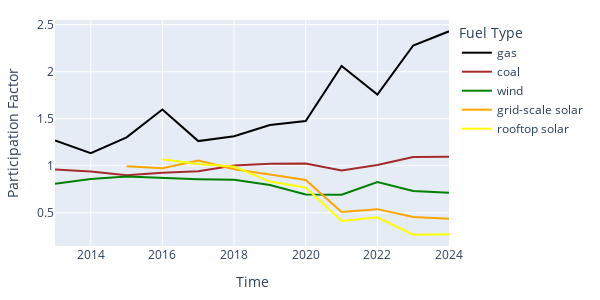
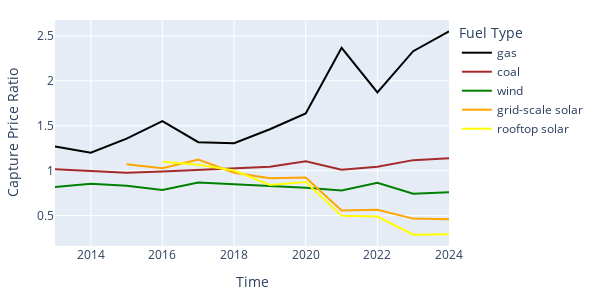

Notebook code for these charts, in order:
### Code cell
metrics = [
    {
        'df': df_pf,
        'title': "Participation Factor",
        'col': "PARTICIPATION_FACTOR",
    },
    {
        'df': df_cr,
        'title': "Capture Price Ratio",
        'col': "CAPTURE_RATIO",
    },
]

for metric in metrics:

    fig = px.line(
        metric['df'].filter(pl.col("FUEL_TYPE").is_in(color_mapping)),
        x="INTERVAL_START",
        y=metric['col'],
        color="FUEL_TYPE",
        color_discrete_map=color_mapping,
        height=300,
        width=600,
        #title=f"{metric['title']} over time by fuel type (whole NEM)",
        labels={
            "FUEL_TYPE": "Fuel Type",
            "INTERVAL_START": "Time",
            metric['col']: metric['title'],
        }
    )

    fig.update_yaxes(range=[0, None])
    fig.for_each_trace(lambda t: t.update(name=t.name
        .replace("solar_gridscale", "grid-scale solar")
        .replace("solar_rooftop", "rooftop solar")
    ))
    
    #fig.update_layout(yaxis_tickformat = '.0%')
    fig.for_each_annotation(lambda a: a.update(text=a.text.split("=")[-1]))
    slug = metric['col'] #metric['title'].replace(' ', '_')
    fig.update_layout(margin=dict(l=20, r=20, t=20, b=20))
    fig.write_image(os.path.join(results_dir, f"{slug}.svg"))
    
    fig.show()

    figures[metric['col']] = fig

### Figure 1 — Plotly figure (JSON) as saved in the notebook; plotly's stock layout.template omitted (floating-point values rounded to 4 significant figures)
{"data": [{"hovertemplate": "Fuel Type=gas<br>Time=%{x}<br>Participation Factor=%{y}<extra></extra>", "legendgroup": "gas", "line": {"color": "black", "dash": "solid"}, "marker": {"symbol": "circle"}, "mode": "lines", "name": "gas", "orientation": "v", "showlegend": true, "type": "scatter", "x": ["2013-01-01T00:00:00.000", "2014-01-01T00:00:00.000", "2015-01-01T00:00:00.000", "2016-01-01T00:00:00.000", "2017-01-01T00:00:00.000", "2018-01-01T00:00:00.000", "2019-01-01T00:00:00.000", "2020-01-01T00:00:00.000", "2021-01-01T00:00:00.000", "2022-01-01T00:00:00.000", "2023-01-01T00:00:00.000", "2024-01-01T00:00:00.000"], "xaxis": "x", "y": [1.268, 1.135, 1.302, 1.597, 1.262, 1.314, 1.434, 1.475, 2.062, 1.758, 2.279, 2.43], "yaxis": "y"}, {"hovertemplate": "Fuel Type=coal<br>Time=%{x}<br>Participation Factor=%{y}<extra></extra>", "legendgroup": "coal", "line": {"color": "brown", "dash": "solid"}, "marker": {"symbol": "circle"}, "mode": "lines", "name": "coal", "orientation": "v", "showlegend": true, "type": "scatter", "x": ["2013-01-01T00:00:00.000", "2014-01-01T00:00:00.000", "2015-01-01T00:00:00.000", "2016-01-01T00:00:00.000", "2017-01-01T00:00:00.000", "2018-01-01T00:00:00.000", "2019-01-01T00:00:00.000", "2020-01-01T00:00:00.000", "2021-01-01T00:00:00.000", "2022-01-01T00:00:00.000", "2023-01-01T00:00:00.000", "2024-01-01T00:00:00.000"], "xaxis": "x", "y": [0.9609, 0.9382, 0.8982, 0.9251, 0.9426, 1.002, 1.021, 1.023, 0.9503, 1.007, 1.093, 1.095], "yaxis": "y"}, {"hovertemplate": "Fuel Type=wind<br>Time=%{x}<br>Participation Factor=%{y}<extra></extra>", "legendgroup": "wind", "line": {"color": "green", "dash": "solid"}, "marker": {"symbol": "circle"}, "mode": "lines", "name": "wind", "orientation": "v", "showlegend": true, "type": "scatter", "x": ["2013-01-01T00:00:00.000", "2014-01-01T00:00:00.000", "2015-01-01T00:00:00.000", "2016-01-01T00:00:00.000", "2017-01-01T00:00:00.000", "2018-01-01T00:00:00.000", "2019-01-01T00:00:00.000", "2020-01-01T00:00:00.000", "2021-01-01T00:00:00.000", "2022-01-01T00:00:00.000", "2023-01-01T00:00:00.000", "2024-01-01T00:00:00.000"], "xaxis": "x", "y": [0.8098, 0.8597, 0.8846, 0.8677, 0.8563, 0.8505, 0.7956, 0.6954, 0.6923, 0.8278, 0.7316, 0.7142], "yaxis": "y"}, {"hovertemplate": "Fuel Type=solar_gridscale<br>Time=%{x}<br>Participation Factor=%{y}<extra></extra>", "legendgroup": "solar_gridscale", "line": {"color": "orange", "dash": "solid"}, "marker": {"symbol": "circle"}, "mode": "lines", "name": "grid-scale solar", "orientation": "v", "showlegend": true, "type": "scatter", "x": ["2014-01-01T00:00:00.000", "2015-01-01T00:00:00.000", "2016-01-01T00:00:00.000", "2017-01-01T00:00:00.000", "2018-01-01T00:00:00.000", "2019-01-01T00:00:00.000", "2020-01-01T00:00:00.000", "2021-01-01T00:00:00.000", "2022-01-01T00:00:00.000", "2023-01-01T00:00:00.000", "2024-01-01T00:00:00.000"], "xaxis": "x", "y": [NaN, 0.9953, 0.9734, 1.055, 0.9633, 0.9079, 0.8496, 0.5094, 0.5387, 0.4546, 0.4362], "yaxis": "y"}, {"hovertemplate": "Fuel Type=solar_rooftop<br>Time=%{x}<br>Participation Factor=%{y}<extra></extra>", "legendgroup": "solar_rooftop", "line": {"color": "yellow", "dash": "solid"}, "marker": {"symbol": "circle"}, "mode": "lines", "name": "rooftop solar", "orientation": "v", "showlegend": true, "type": "scatter", "x": ["2016-01-01T00:00:00.000", "2017-01-01T00:00:00.000", "2018-01-01T00:00:00.000", "2019-01-01T00:00:00.000", "2020-01-01T00:00:00.000", "2021-01-01T00:00:00.000", "2022-01-01T00:00:00.000", "2023-01-01T00:00:00.000", "2024-01-01T00:00:00.000"], "xaxis": "x", "y": [1.07, 1.018, 0.9918, 0.8316, 0.7684, 0.4129, 0.452, 0.2669, 0.2726], "yaxis": "y"}], "layout": {"height": 300, "legend": {"title": {"text": "Fuel Type"}, "tracegroupgap": 0}, "margin": {"b": 20, "l": 20, "r": 20, "t": 20}, "width": 600, "xaxis": {"anchor": "y", "domain": [0, 1], "title": {"text": "Time"}}, "yaxis": {"anchor": "x", "domain": [0, 1], "range": [0, null], "title": {"text": "Participation Factor"}}}}

### Figure 2 — Plotly figure (JSON) as saved in the notebook; plotly's stock layout.template omitted (floating-point values rounded to 4 significant figures)
{"data": [{"hovertemplate": "Fuel Type=gas<br>Time=%{x}<br>Capture Price Ratio=%{y}<extra></extra>", "legendgroup": "gas", "line": {"color": "black", "dash": "solid"}, "marker": {"symbol": "circle"}, "mode": "lines", "name": "gas", "orientation": "v", "showlegend": true, "type": "scatter", "x": ["2013-01-01T00:00:00.000", "2014-01-01T00:00:00.000", "2015-01-01T00:00:00.000", "2016-01-01T00:00:00.000", "2017-01-01T00:00:00.000", "2018-01-01T00:00:00.000", "2019-01-01T00:00:00.000", "2020-01-01T00:00:00.000", "2021-01-01T00:00:00.000", "2022-01-01T00:00:00.000", "2023-01-01T00:00:00.000", "2024-01-01T00:00:00.000"], "xaxis": "x", "y": [1.271, 1.201, 1.357, 1.551, 1.318, 1.306, 1.461, 1.637, 2.367, 1.872, 2.33, 2.551], "yaxis": "y"}, {"hovertemplate": "Fuel Type=coal<br>Time=%{x}<br>Capture Price Ratio=%{y}<extra></extra>", "legendgroup": "coal", "line": {"color": "brown", "dash": "solid"}, "marker": {"symbol": "circle"}, "mode": "lines", "name": "coal", "orientation": "v", "showlegend": true, "type": "scatter", "x": ["2013-01-01T00:00:00.000", "2014-01-01T00:00:00.000", "2015-01-01T00:00:00.000", "2016-01-01T00:00:00.000", "2017-01-01T00:00:00.000", "2018-01-01T00:00:00.000", "2019-01-01T00:00:00.000", "2020-01-01T00:00:00.000", "2021-01-01T00:00:00.000", "2022-01-01T00:00:00.000", "2023-01-01T00:00:00.000", "2024-01-01T00:00:00.000"], "xaxis": "x", "y": [1.016, 0.9932, 0.9757, 0.9911, 1.007, 1.025, 1.045, 1.105, 1.01, 1.043, 1.117, 1.139], "yaxis": "y"}, {"hovertemplate": "Fuel Type=wind<br>Time=%{x}<br>Capture Price Ratio=%{y}<extra></extra>", "legendgroup": "wind", "line": {"color": "green", "dash": "solid"}, "marker": {"symbol": "circle"}, "mode": "lines", "name": "wind", "orientation": "v", "showlegend": true, "type": "scatter", "x": ["2013-01-01T00:00:00.000", "2014-01-01T00:00:00.000", "2015-01-01T00:00:00.000", "2016-01-01T00:00:00.000", "2017-01-01T00:00:00.000", "2018-01-01T00:00:00.000", "2019-01-01T00:00:00.000", "2020-01-01T00:00:00.000", "2021-01-01T00:00:00.000", "2022-01-01T00:00:00.000", "2023-01-01T00:00:00.000", "2024-01-01T00:00:00.000"], "xaxis": "x", "y": [0.8193, 0.8543, 0.8332, 0.7865, 0.8672, 0.8471, 0.8325, 0.8091, 0.7805, 0.8662, 0.7437, 0.7603], "yaxis": "y"}, {"hovertemplate": "Fuel Type=solar_gridscale<br>Time=%{x}<br>Capture Price Ratio=%{y}<extra></extra>", "legendgroup": "solar_gridscale", "line": {"color": "orange", "dash": "solid"}, "marker": {"symbol": "circle"}, "mode": "lines", "name": "grid-scale solar", "orientation": "v", "showlegend": true, "type": "scatter", "x": ["2014-01-01T00:00:00.000", "2015-01-01T00:00:00.000", "2016-01-01T00:00:00.000", "2017-01-01T00:00:00.000", "2018-01-01T00:00:00.000", "2019-01-01T00:00:00.000", "2020-01-01T00:00:00.000", "2021-01-01T00:00:00.000", "2022-01-01T00:00:00.000", "2023-01-01T00:00:00.000", "2024-01-01T00:00:00.000"], "xaxis": "x", "y": [NaN, 1.072, 1.027, 1.124, 0.9763, 0.916, 0.9232, 0.5569, 0.5656, 0.4668, 0.4595], "yaxis": "y"}, {"hovertemplate": "Fuel Type=solar_rooftop<br>Time=%{x}<br>Capture Price Ratio=%{y}<extra></extra>", "legendgroup": "solar_rooftop", "line": {"color": "yellow", "dash": "solid"}, "marker": {"symbol": "circle"}, "mode": "lines", "name": "rooftop solar", "orientation": "v", "showlegend": true, "type": "scatter", "x": ["2016-01-01T00:00:00.000", "2017-01-01T00:00:00.000", "2018-01-01T00:00:00.000", "2019-01-01T00:00:00.000", "2020-01-01T00:00:00.000", "2021-01-01T00:00:00.000", "2022-01-01T00:00:00.000", "2023-01-01T00:00:00.000", "2024-01-01T00:00:00.000"], "xaxis": "x", "y": [1.1, 1.065, 1.003, 0.8409, 0.8728, 0.4972, 0.4901, 0.2876, 0.2922], "yaxis": "y"}], "layout": {"height": 300, "legend": {"title": {"text": "Fuel Type"}, "tracegroupgap": 0}, "margin": {"b": 20, "l": 20, "r": 20, "t": 20}, "width": 600, "xaxis": {"anchor": "y", "domain": [0, 1], "title": {"text": "Time"}}, "yaxis": {"anchor": "x", "domain": [0, 1], "range": [0, null], "title": {"text": "Capture Price Ratio"}}}}
